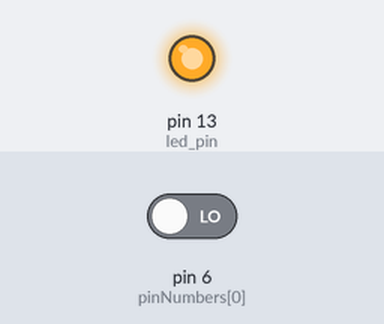
A sketch run on a simulated SparkFun Pro Micro, built with avr-gcc and run on an emulated ATmega32U4. On the bench: output pins drawn as LEDs (lit = HIGH). Dashed ring = blinking. The test bench sets the inputs (shaded band); at power-on: pin 6 (pinNumbers[0]) LOW. USB keyboard and mouse output is not drawn.

Above: at 1.2 s.
1.3 s: pin 6 (pinNumbers[0]) driven HIGH
At 1.9 s:
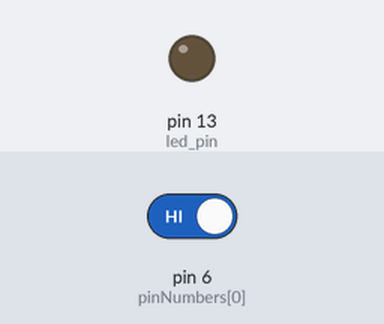
4.3 s: pin 6 (pinNumbers[0]) driven LOW
At 4.55 s:
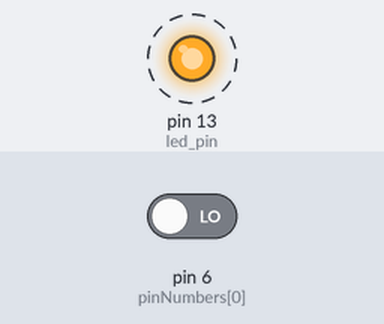
Timing chart, 0 to 7.3 s (numbered marks = the images above; inputs shaded):
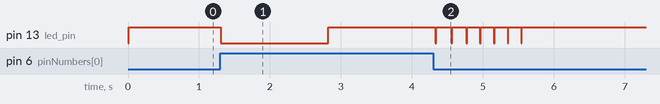

The sketch:

maqui_maqui.ino
```cpp
/*
 ************************************************
 ************** MAKEY MAKEY *********************
 ************************************************

 //////////////////////////////////////////////////
 ///////// MaKey MaKey FIRMWARE v1.4.1 ////////////
 //////////////////////////////////////////////////
 by: Eric Rosenbaum, Jay Silver, and Jim Lindblom
 MIT Media Lab & Sparkfun
 start date: 2/16/2012
 current release: 7/5/2012

 Portado para o Arduino UNO em 09/05/2013
 por Daniel O. Basconcello Filho

 Verificar a forma de configurar na linha 46
 Verificar a saida pela porta serial nas linhas 341 e 363

 Editado por Evandro Luis Araujo de Sousa em 16/11/2021
 Para funcionar usando o Arduino Pro Mini
 */
/*
///////////////////////////////
/// COMO EDITAR ESSE CODIGO ///
///////////////////////////////
*/
/*
  VAMOS LA: PRIMEIRO VOCE PRECISA SABER QUE ESSE CODIGO FOI FEITO PARA SIMULAR O MAKEY MAKEY USANDO ARDUINO MICRO (COMPATIVEL) OU LEONARDO
  (NA VERDADE QUALQUER CHIP 32u4 VAI FUNCIONAR).
  - ALTERE O #NUM_INPUTS PARA A QUANTIDADE DE TECLAS QUE VOCE VAI USAR
  - ALTERE EM pinNumbers QUAIS PINOS DO ARDUINO MICRO VOCE VAI USAR
  - ALTERE NO ARQUIVO settings.h, keyCodes, COLOCANDO NA MESMA ORDEM DOS PINOS QUAIS TECLAS QUER EMULAR
   (ATENCAO PARA TECLAS COMO SETAS USE OS CODIGOS NO FINAL DO ARQUIVO settings.h)
  - VOCE TAMBEM PODE ADICIONAR UM LED QUE SEMPRE VAI PISCAR QUANDO OUVER UM CLICK PARA ISSO BASTA EDITAR O NUMERO DO PINO EM led_pin
  - AGORA BASTA MANDAR ESSE CODIGO PARA O ARDUINO E CORRER PARA O ABRAÇO
*/

/*
 NAO MEXA NO BLOCO ABAIXO
*/

/////////////////////////
// DEBUG DEFINITIONS ////
/////////////////////////
//#define DEBUG
//#define DEBUG2
//#define DEBUG3
//#define DEBUG_TIMING
//#define DEBUG_MOUSE
//#define DEBUG_TIMING2

////////////////////////
// DEFINED CONSTANTS////
////////////////////////

#define BUFFER_LENGTH    3     // 3 bytes gives us 24 samples
#define NUM_INPUTS       1    // 6 on the front + 12 on the back

/*
  FIQUE LIVRE PARA PREENCHER CONFORME AS INSTRUÇÕES NO COMEÇO DO CODIGO
  ATENCAO PARA NAO ALTERAR O NOME DAS VARIAVEIS
*/

//NUMERO DE ENTRADAS DO MAKEY MAKEY
#define NUM_INPUTS 1

//PINOS USADOS
int pinNumbers[NUM_INPUTS] = {
  6
};

#define led_pin   13

/**********************************************************************
***********************************************************************
***********************************************************************
********* PARE AQUI SE VOCE TEM DUVIDAS SOBRE O FUNCIONAMENTO *********
********* DESSE CODIGO. VOCE NÃO DEVE ALTERAR NADA DAQUI EM   *********
********* DIANTE!!!!!!!!!!!!!!!!!!!!!!!!!!!!!!!!!!!!!!!!!!!!! *********
***********************************************************************
***********************************************************************
***********************************************************************
*/

#define TARGET_LOOP_TIME 744  // (1/56 seconds) / 24 samples = 744 microseconds per sample

/*
 * IMPLEMENTACAO FUTURA
// id numbers for mouse movement inputs (used in settings.h)
#define MOUSE_MOVE_UP       -1
#define MOUSE_MOVE_DOWN     -2
#define MOUSE_MOVE_LEFT     -3
#define MOUSE_MOVE_RIGHT    -4
*/

#include "settings.h"

/////////////////////////
// STRUCT ///////////////
/////////////////////////
typedef struct {
  byte pinNumber;
  int keyCode;
  byte measurementBuffer[BUFFER_LENGTH];
  boolean oldestMeasurement;
  byte bufferSum;
  boolean pressed;
  boolean prevPressed;
  //boolean isMouseMotion; IMPLEMENTACAO FUTURA
  boolean isMouseButton;
  boolean isKey;
}
MakeyMakeyInput;

MakeyMakeyInput inputs[NUM_INPUTS];

///////////////////////////////////
// VARIABLES //////////////////////
///////////////////////////////////
int bufferIndex = 0;
byte byteCounter = 0;
byte bitCounter = 0;
int pressThreshold;
int releaseThreshold;
boolean inputChanged;

/*
 * IMPLEMENTACAO FUTURA
int mouseMovementCounter = 0; // for sending mouse movement events at a slower interval
int mouseHoldCount[NUM_INPUTS]; // used to store mouse movement hold data
 */

//input status LED pin numbers
//const int inputLED_a = 9;
//const int inputLED_b = 10;
//const int inputLED_c = 11;
//const int outputK = 14;
//const int outputM = 16;
//byte ledCycleCounter = 0;

// timing
int loopTime = 0;
int prevTime = 0;
int loopCounter = 0;


///////////////////////////
// FUNCTIONS //////////////
///////////////////////////
void initializeArduino();
void initializeInputs();
void updateMeasurementBuffers();
void updateBufferSums();
void updateBufferIndex();
void updateInputStates();
//void sendMouseButtonEvents(); //OBSOLETO
//void sendMouseMovementEvents(); //IMPLEMENTACAO FUTURA
void addDelay();
void updateOutLEDs();

//////////////////////
// SETUP /////////////
//////////////////////
void setup()
{
  initializeArduino();
  initializeInputs();
}

////////////////////
// MAIN LOOP ///////
////////////////////
void loop()
{
  updateMeasurementBuffers();
  updateBufferSums();
  updateBufferIndex();
  updateInputStates();
  //sendMouseMovementEvents(); IMPLEMENTACAO FUTURA
  updateOutLEDs();
  addDelay();
}

//////////////////////////
// INITIALIZE ARDUINO
//////////////////////////
void initializeArduino() {

  Serial.begin(9600);  // Serial for debugging
  Keyboard.begin();
  Mouse.begin();

  /* Set up input pins
   DEactivate the internal pull-ups, since we're using external resistors */
  for (int i=0; i<NUM_INPUTS; i++)
  {
    pinMode(pinNumbers[i], INPUT);
    digitalWrite(pinNumbers[i], LOW);
  }
  pinMode(led_pin, OUTPUT);

#ifdef DEBUG
  delay(4000); // allow us time to reprogram in case things are freaking out
#endif
}

///////////////////////////
// INITIALIZE INPUTS
///////////////////////////
void initializeInputs() {

  float thresholdPerc = SWITCH_THRESHOLD_OFFSET_PERC;
  float thresholdCenterBias = SWITCH_THRESHOLD_CENTER_BIAS/50.0;
  float pressThresholdAmount = (BUFFER_LENGTH * 8) * (thresholdPerc / 100.0);
  float thresholdCenter = ( (BUFFER_LENGTH * 8) / 2.0 ) * (thresholdCenterBias);
  pressThreshold = int(thresholdCenter + pressThresholdAmount);
  releaseThreshold = int(thresholdCenter - pressThresholdAmount);

#ifdef DEBUG
  Serial.println(pressThreshold);
  Serial.println(releaseThreshold);
#endif

  for (int i=0; i<NUM_INPUTS; i++) {
    inputs[i].pinNumber = pinNumbers[i];
    inputs[i].keyCode = keyCodes[i];

    for (int j=0; j<BUFFER_LENGTH; j++) {
      inputs[i].measurementBuffer[j] = 0;
    }
    inputs[i].oldestMeasurement = 0;
    inputs[i].bufferSum = 0;

    inputs[i].pressed = false;
    inputs[i].prevPressed = false;

    if (inputs[i].keyCode == MOUSE_LEFT || inputs[i].keyCode == MOUSE_RIGHT){
      inputs[i].isMouseButton = true;
      inputs[i].isKey = false;
    }
    else {
      inputs[i].isKey = true;
      inputs[i].isMouseButton = false;
    }

    /*
     * IMPLEMENTACAO FUTURA
    //inputs[i].isMouseMotion = false;
    //if (inputs[i].keyCode < 0) {

    #ifdef DEBUG_MOUSE
      Serial.println("GOT IT");
    #endif

    //inputs[i].isMouseMotion = true;
    //}
    //else if ((inputs[i].keyCode == MOUSE_LEFT) || (inputs[i].keyCode == MOUSE_RIGHT)) {
    //  inputs[i].isMouseButton = true;
    //}
    //else {
    //}

    */

#ifdef DEBUG
    Serial.println(i);
#endif

  }
}


//////////////////////////////
// UPDATE MEASUREMENT BUFFERS
//////////////////////////////
void updateMeasurementBuffers() {

  for (int i=0; i<NUM_INPUTS; i++) {

    // store the oldest measurement, which is the one at the current index,
    // before we update it to the new one
    // we use oldest measurement in updateBufferSums
    byte currentByte = inputs[i].measurementBuffer[byteCounter];
    inputs[i].oldestMeasurement = (currentByte >> bitCounter) & 0x01;

    // make the new measurement
    boolean newMeasurement = digitalRead(inputs[i].pinNumber);

    // invert so that true means the switch is closed
    newMeasurement = !newMeasurement;

    // store it
    if (newMeasurement) {
      currentByte |= (1<<bitCounter);
    }
    else {
      currentByte &= ~(1<<bitCounter);
    }
    inputs[i].measurementBuffer[byteCounter] = currentByte;
  }
}

///////////////////////////
// UPDATE BUFFER SUMS
///////////////////////////
void updateBufferSums() {

  // the bufferSum is a running tally of the entire measurementBuffer
  // add the new measurement and subtract the old one

  for (int i=0; i<NUM_INPUTS; i++) {
    byte currentByte = inputs[i].measurementBuffer[byteCounter];
    boolean currentMeasurement = (currentByte >> bitCounter) & 0x01;
    if (currentMeasurement) {
      inputs[i].bufferSum++;
    }
    if (inputs[i].oldestMeasurement) {
      inputs[i].bufferSum--;
    }
  }
}

///////////////////////////
// UPDATE BUFFER INDEX
///////////////////////////
void updateBufferIndex() {
  bitCounter++;
  if (bitCounter == 8) {
    bitCounter = 0;
    byteCounter++;
    if (byteCounter == BUFFER_LENGTH) {
      byteCounter = 0;
    }
  }
}

///////////////////////////
// UPDATE INPUT STATES
///////////////////////////
void updateInputStates() {
  inputChanged = false;
  for (int i=0; i<NUM_INPUTS; i++) {
    inputs[i].prevPressed = inputs[i].pressed; // store previous pressed state (only used for mouse buttons)
    if (inputs[i].pressed) {
      if (inputs[i].bufferSum < releaseThreshold) {
        inputChanged = true;
        inputs[i].pressed = false;

        if (inputs[i].isKey) {

          //Tecla solta - envio pela porta serial
          //o numero da tecla no vetor de teclas seguido de
          //um numero 0 que indica que a tecla foi solta
          Keyboard.release(inputs[i].keyCode);
        }
        if (inputs[i].isMouseButton){
          Mouse.release(inputs[i].keyCode);
        }
        /*
         * IMPLEMENTACAO FUTURA
         */
       // if (inputs[i].isMouseMotion) {
       //   mouseHoldCount[i] = 0;  // input becomes released, reset mouse hold
       // }
      }
      //else if (inputs[i].isMouseMotion) {
       // mouseHoldCount[i]++; // input remains pressed, increment mouse hold
      //}
    }
    else if (!inputs[i].pressed) {
      if (inputs[i].bufferSum > pressThreshold) {  // input becomes pressed

        inputChanged = true;
        inputs[i].pressed = true;

        if (inputs[i].isKey) {
          //Tecla pressionada - envio pela porta serial
          //o numero da tecla no vetor de teclas seguido de
          //um numero 1 que indica que a tecla foi pressionada
          Keyboard.press(inputs[i].keyCode);
        }
        if (inputs[i].isMouseButton){
          Mouse.press(inputs[i].keyCode);
        }
      }
    }
  }
#ifdef DEBUG3
  if (inputChanged) {
    Serial.println("change");
  }
#endif
}

/* OBSOLETO
///////////////////////////
 // SEND KEY EVENTS (obsolete, used in versions with pro micro bootloader)
 ///////////////////////////
 void sendKeyEvents() {
 if (inputChanged) {
 KeyReport report = {
 0                                                        };
 for (int i=0; i<6; i++) {
 report.keys[i] = 0;
 }
 int count = 0;
 for (int i=0; i<NUM_INPUTS; i++) {
 if (inputs[i].pressed && (count < 6)) {
 report.keys[count] = inputs[i].keyCode;

 #ifdef DEBUG3
 Serial.println(report.keys[count]);
 #endif

 count++;
 }
 }
 if (count > 0) {
 report.modifiers = 0x00;
 report.reserved = 1;
 Keyboard.sendReport(&report);
 }
 else {
 report.modifiers = 0x00;
 report.reserved = 0;
 Keyboard.sendReport(&report);
 }
 }
 else {
 // might need a delay here to compensate for the time it takes to send keyreport
 }
 }
 */
/* OBSOLETO
/////////////////////////////
// SEND MOUSE BUTTON EVENTS
/////////////////////////////


void sendMouseButtonEvents() {
  if (inputChanged) {
    for (int i=0; i<NUM_INPUTS; i++) {
      if (inputs[i].isMouseButton) {
        if (inputs[i].pressed) {
          if (inputs[i].keyCode == MOUSE_LEFT) {
            Mouse.press(MOUSE_LEFT);
          }
          if (inputs[i].keyCode == MOUSE_RIGHT) {
            Mouse.press(MOUSE_RIGHT);
          }
        }
        else if (inputs[i].prevPressed) {
          if (inputs[i].keyCode == MOUSE_LEFT) {
            Mouse.release(MOUSE_LEFT);
          }
          if (inputs[i].keyCode == MOUSE_RIGHT) {
            Mouse.release(MOUSE_RIGHT);
          }
        }
      }
    }
  }
}
*/
/*
 * IMPLEMENTACAO FUTURA
//////////////////////////////
// SEND MOUSE MOVEMENT EVENTS
//////////////////////////////
void sendMouseMovementEvents() {
  byte right = 0;
  byte left = 0;
  byte down = 0;
  byte up = 0;
  byte horizmotion = 0;
  byte vertmotion = 0;

  mouseMovementCounter++;
  mouseMovementCounter %= MOUSE_MOTION_UPDATE_INTERVAL;
  if (mouseMovementCounter == 0) {
    for (int i=0; i<NUM_INPUTS; i++) {
#ifdef DEBUG_MOUSE
      //  Serial.println(inputs[i].isMouseMotion);
#endif

      if (inputs[i].isMouseMotion) {
        if (inputs[i].pressed) {
          if (inputs[i].keyCode == MOUSE_MOVE_UP) {
            // JL Changes (x4): now update to 1 + a hold factor, constrained between 1 and mouse max movement speed
            up=constrain(1+mouseHoldCount[i]/MOUSE_RAMP_SCALE, 1, MOUSE_MAX_PIXELS);
          }
          if (inputs[i].keyCode == MOUSE_MOVE_DOWN) {
            down=constrain(1+mouseHoldCount[i]/MOUSE_RAMP_SCALE, 1, MOUSE_MAX_PIXELS);
          }
          if (inputs[i].keyCode == MOUSE_MOVE_LEFT) {
            left=constrain(1+mouseHoldCount[i]/MOUSE_RAMP_SCALE, 1, MOUSE_MAX_PIXELS);
          }
          if (inputs[i].keyCode == MOUSE_MOVE_RIGHT) {
            right=constrain(1+mouseHoldCount[i]/MOUSE_RAMP_SCALE, 1, MOUSE_MAX_PIXELS);
          }
        }
      }
    }

    // diagonal scrolling and left/right cancellation
    if(left > 0)
    {
      if(right > 0)
      {
        horizmotion = 0; // cancel horizontal motion because left and right are both pushed
      }
      else
      {
        horizmotion = -left; // left yes, right no
      }
    }
    else
    {
      if(right > 0)
      {
        horizmotion = right; // right yes, left no
      }
    }

    if(down > 0)
    {
      if(up > 0)
      {
        vertmotion = 0; // cancel vertical motion because up and down are both pushed
      }
      else
      {
        vertmotion = down; // down yes, up no
      }
    }
    else
    {
      if (up > 0)
      {
        vertmotion = -up; // up yes, down no
      }
    }
    // now move the mouse
    if( !((horizmotion == 0) && (vertmotion==0)) )
    {
      Mouse.move(horizmotion * PIXELS_PER_MOUSE_STEP, vertmotion * PIXELS_PER_MOUSE_STEP);
    }
  }
}

*/

///////////////////////////
// ADD DELAY
///////////////////////////
void addDelay() {

  loopTime = micros() - prevTime;
  if (loopTime < TARGET_LOOP_TIME) {
    int wait = TARGET_LOOP_TIME - loopTime;
    delayMicroseconds(wait);
  }

  prevTime = micros();

#ifdef DEBUG_TIMING
  if (loopCounter == 0) {
    int t = micros()-prevTime;
    Serial.println(t);
  }
  loopCounter++;
  loopCounter %= 999;
#endif

}

void updateOutLEDs() {
  boolean Pressed = false;

  for (int i=0; i<NUM_INPUTS; i++){
    if (inputs[i].pressed) Pressed=true;
  }

  if (Pressed) digitalWrite(led_pin, HIGH);
  else digitalWrite( led_pin, LOW);
  }
```

settings.h
```cpp
#include "Arduino.h"
#include "Keyboard.h"
#include "Mouse.h"

/*
/////////////////////////////////////////////////////////////////////////
// KEY MAPPINGS: WHICH KEY MAPS TO WHICH PIN ON THE MAKEY MAKEY BOARD? //
/////////////////////////////////////////////////////////////////////////

  - edit the keyCodes array below to change the keys sent by the MaKey MaKey for each input
  - the comments tell you which input sends that key (for example, by default 'w' is sent by pin D5)
  - change the keys by replacing them. for example, you can replace 'w' with any other individual letter,
    number, or symbol on your keyboard
  - you can also use codes for other keys such as modifier and function keys (see the
    the list of additional key codes at the bottom of this file)

*/

int keyCodes[NUM_INPUTS] = {
  // top side of the makey makey board
  MOUSE_LEFT
};

///////////////////////////
// NOISE CANCELLATION /////
///////////////////////////
#define SWITCH_THRESHOLD_OFFSET_PERC  5    // number between 1 and 49
                                           // larger value protects better against noise oscillations, but makes it harder to press and release
                                           // recommended values are between 2 and 20
                                           // default value is 5

#define SWITCH_THRESHOLD_CENTER_BIAS 55   // number between 1 and 99
                                          // larger value makes it easier to "release" keys, but harder to "press"
                                          // smaller value makes it easier to "press" keys, but harder to "release"
                                          // recommended values are between 30 and 70
                                          // 50 is "middle" 2.5 volt center
                                          // default value is 55
                                          // 100 = 5V (never use this high)
                                          // 0 = 0 V (never use this low

/* IMPLEMENTACAO FUTURA
/////////////////////////
// MOUSE MOTION /////////
/////////////////////////
#define MOUSE_MOTION_UPDATE_INTERVAL  35   // how many loops to wait between
                                           // sending mouse motion updates

#define PIXELS_PER_MOUSE_STEP         4     // a larger number will make the mouse
                                           // move faster

#define MOUSE_RAMP_SCALE              150  // Scaling factor for mouse movement ramping
                                           // Lower = more sensitive mouse movement
                                           // Higher = slower ramping of speed
                                           // 0 = Ramping off

#define MOUSE_MAX_PIXELS              10   // Max pixels per step for mouse movement
*/

///////////////////////////
// ADDITIONAL KEY CODES ///
///////////////////////////
/*
- you can use these codes in the keyCodes array above
- to get modifier keys, function keys, etc

KEY_UP_ARROW
KEY_DOWN_ARROW
KEY_LEFT_ARROW
KEY_RIGHT_ARROW

KEY_LEFT_CTRL
KEY_LEFT_SHIFT
KEY_LEFT_ALT
KEY_LEFT_GUI
KEY_RIGHT_CTRL
KEY_RIGHT_SHIFT
KEY_RIGHT_ALT
KEY_RIGHT_GUI

KEY_BACKSPACE
KEY_TAB
KEY_RETURN
KEY_ESC
KEY_INSERT
KEY_DELETE
KEY_PAGE_UP
KEY_PAGE_DOWN
KEY_HOME
KEY_END
KEY_CAPS_LOCK

KEY_F1
KEY_F2
KEY_F3
KEY_F4
KEY_F5
KEY_F6
KEY_F7
KEY_F8
KEY_F9
KEY_F10
KEY_F11
KEY_F12

*/
```

Measured:
- after the input at 1.3 s, pin 13 (led_pin): HIGH → LOW at once, → HIGH 1.5 s later
- after the input at 4.3 s, pin 13 (led_pin): alternates HIGH for 0.18 s and LOW for 0.01 s, 14 changes in all, then stays HIGH, starting at once
